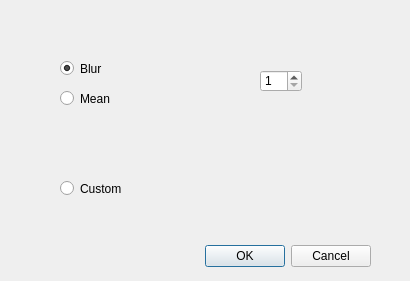
<?xml version="1.0" encoding="UTF-8"?>
<ui version="4.0">
 <class>dialogCustom</class>
 <widget class="QDialog" name="dialogCustom">
  <property name="geometry">
   <rect>
    <x>0</x>
    <y>0</y>
    <width>410</width>
    <height>281</height>
   </rect>
  </property>
  <property name="windowTitle">
   <string>Please set the size of the kernel</string>
  </property>
  <widget class="QDialogButtonBox" name="buttonBox">
   <property name="geometry">
    <rect>
     <x>30</x>
     <y>240</y>
     <width>341</width>
     <height>32</height>
    </rect>
   </property>
   <property name="orientation">
    <enum>Qt::Horizontal</enum>
   </property>
   <property name="standardButtons">
    <set>QDialogButtonBox::Cancel|QDialogButtonBox::Ok</set>
   </property>
  </widget>
  <widget class="QSpinBox" name="spinBox">
   <property name="geometry">
    <rect>
     <x>260</x>
     <y>70</y>
     <width>42</width>
     <height>22</height>
    </rect>
   </property>
   <property name="minimum">
    <number>1</number>
   </property>
   <property name="maximum">
    <number>10</number>
   </property>
  </widget>
  <widget class="QRadioButton" name="radioButton">
   <property name="geometry">
    <rect>
     <x>60</x>
     <y>60</y>
     <width>82</width>
     <height>17</height>
    </rect>
   </property>
   <property name="text">
    <string>Blur</string>
   </property>
   <property name="checked">
    <bool>true</bool>
   </property>
  </widget>
  <widget class="QRadioButton" name="radioButton_2">
   <property name="geometry">
    <rect>
     <x>60</x>
     <y>90</y>
     <width>82</width>
     <height>17</height>
    </rect>
   </property>
   <property name="text">
    <string>Mean</string>
   </property>
  </widget>
  <widget class="QRadioButton" name="radioButton_5">
   <property name="geometry">
    <rect>
     <x>60</x>
     <y>180</y>
     <width>82</width>
     <height>17</height>
    </rect>
   </property>
   <property name="text">
    <string>Custom</string>
   </property>
  </widget>
 </widget>
 <resources/>
 <connections>
  <connection>
   <sender>buttonBox</sender>
   <signal>accepted()</signal>
   <receiver>dialogCustom</receiver>
   <slot>accept()</slot>
   <hints>
    <hint type="sourcelabel">
     <x>248</x>
     <y>254</y>
    </hint>
    <hint type="destinationlabel">
     <x>157</x>
     <y>274</y>
    </hint>
   </hints>
  </connection>
  <connection>
   <sender>buttonBox</sender>
   <signal>rejected()</signal>
   <receiver>dialogCustom</receiver>
   <slot>reject()</slot>
   <hints>
    <hint type="sourcelabel">
     <x>316</x>
     <y>260</y>
    </hint>
    <hint type="destinationlabel">
     <x>286</x>
     <y>274</y>
    </hint>
   </hints>
  </connection>
 </connections>
</ui>
